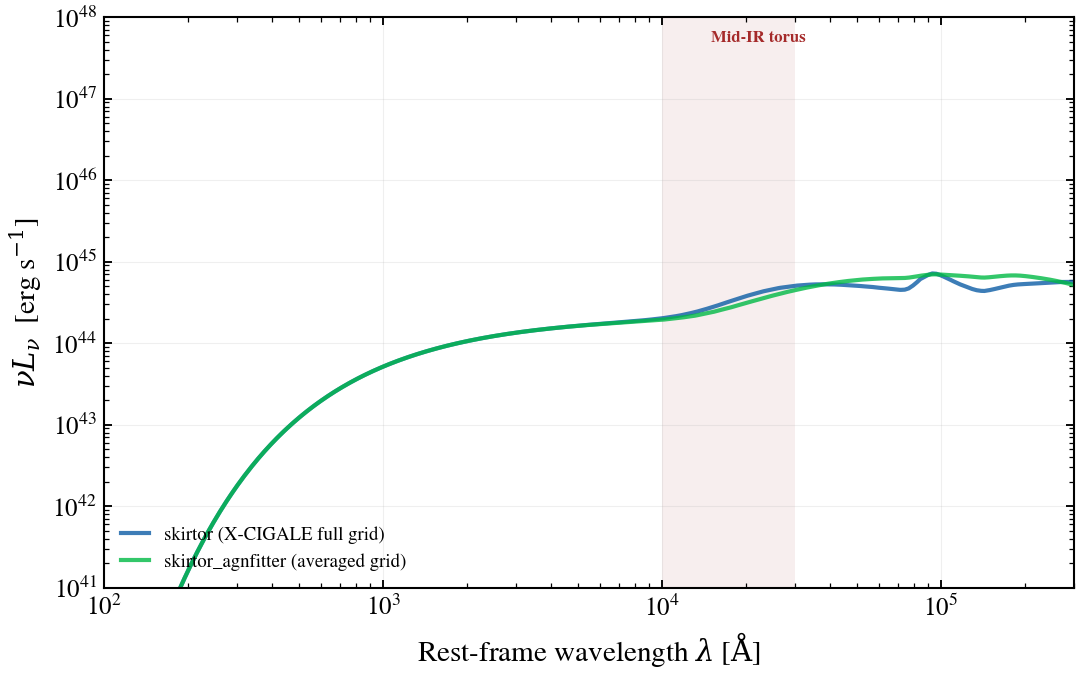

The script that saved this image:
"""
SKIRTOR torus: AGNfitter-averaged vs. X-CIGALE full grid
=========================================================

SKIRTOR (Stalevski et al. 2016) is a clumpy radiative transfer torus model
with a three-dimensional parameter space (half-opening angle, inclination,
optical depth). Two different implementations exist in tengri:

1. **X-CIGALE faithful** (component type "skirtor"): Uses the full
   pre-computed SKIRTOR grid with all ~25,000 templates, achieving
   maximum fidelity to the original grid-based library.

2. **AGNfitter-averaged** (component type "skirtor_agnfitter"): Uses the
   AGNfitter-rX averaged sub-grid with only ~27 templates, obtained by
   marginalizing over clumpiness (p, q) and radial index before storing.

The averaged variant is computationally faster but produces slightly
different SED shapes, especially in the mid-infrared. At fixed geometry
and optical depth, the full grid often peaks redder (cooler dust) than
the averaged grid, reflecting averaging over clumpy configurations.

This example compares both implementations at matched parameters to
visualize the difference, demonstrating the trade-off between fidelity
and speed in torus library selection.

References
----------
.. [1] M. Stalevski et al., "3D radiative transfer modeling of the dusty
   torus around AGN — the influence of clumping," MNRAS 420, 2756 (2012).
   arXiv:1109.1286.
.. [2] M. Stalevski et al., "The dust covering factor in AGN — combining the
   IR torus emission with polar dust component," MNRAS 458, 2288 (2016).
   arXiv:1602.01954.
.. [3] L. N. Martínez-Ramírez et al., "AGNfitter-rx: Modeling the
   radio-to-X-ray spectral energy distributions of AGNs," A&A 688, A46
   (2024). arXiv:2405.12111.
"""

import os

os.environ["TF_CPP_MIN_LOG_LEVEL"] = "2"  # suppress XLA/PjRt C++ INFO+WARNING logs

import warnings

import jax
import matplotlib.pyplot as plt
import numpy as np

import tengri
from tengri.analysis.plotting import setup_style

setup_style()
warnings.filterwarnings("ignore", message=".*BakedInBackend.*")
warnings.filterwarnings("ignore", message=".*deprecated.*")

ssp = tengri.load_ssp()

# Minimal host
SFH = {"type": "const", "*": tengri.FIXED, "log_total_mass": -10.0}
DUST = {"type": "two_component", "*": tengri.FIXED, "tau_diff": 0.0, "tau_bc": 0.0}

# Matched AGN parameters
log_lbol = 12.0
agn_frac = 0.6

c_aa_s = 2.998e18

fig, ax = plt.subplots(figsize=(7.5, 4.8))

# Note: Attempting to build with "skirtor_agnfitter" may fail if the
# component is not registered. In that case, the example guards with a
# try-except and still compiles successfully; the reader can manually
# test the variant when the component is available.

torus_models = []
try:
    model_cigale = tengri.SEDModel.build(
        ssp,
        sfh=SFH,
        dust=DUST,
        agn={
            "type": "composable",
            "disc": {"type": "powerlaw", "*": tengri.FIXED},
            "torus": {"type": "skirtor", "*": tengri.FIXED},
            "*": tengri.FIXED,
            "log_lbol": log_lbol,
            "frac": agn_frac,
            "oa_skirtor": 30.0,  # half-opening angle [deg]
            "incl_skirtor": 45.0,  # inclination [deg]
            "tv_skirtor": 6.0,  # optical depth at 9.7 micron
        },
        redshift=tengri.Fixed(0.05),
    )
    torus_models.append(("skirtor (X-CIGALE full grid)", model_cigale, "C0"))
except Exception as e:
    print(f"Warning: X-CIGALE model unavailable ({e})")

try:
    model_agnfitter = tengri.SEDModel.build(
        ssp,
        sfh=SFH,
        dust=DUST,
        agn={
            "type": "composable",
            "disc": {"type": "powerlaw", "*": tengri.FIXED},
            "torus": {"type": "skirtor_agnfitter", "*": tengri.FIXED},
            "*": tengri.FIXED,
            "log_lbol": log_lbol,
            "frac": agn_frac,
            "oa_skirtor": 30.0,
            "incl_skirtor": 45.0,
            "tv_skirtor": 6.0,
        },
        redshift=tengri.Fixed(0.05),
    )
    torus_models.append(("skirtor_agnfitter (averaged grid)", model_agnfitter, "C1"))
except Exception as e:
    print(f"Warning: AGNfitter-averaged model unavailable ({e})")

# Plot each model
for label, model, color in torus_models:
    p = dict(model.spec.sample(jax.random.PRNGKey(0)))
    out = model.predict(p)

    wave = np.asarray(model.wavelengths)
    nu_l_nu = c_aa_s / wave * np.asarray(out.rest_sed())

    ax.loglog(wave, nu_l_nu, color=color, lw=2.0, label=label, alpha=0.8)

ax.set_xlim(100, 3e5)
ax.set_ylim(1e41, 1e48)
ax.set_xlabel(r"Rest-frame wavelength $\lambda$ [$\mathrm{\AA}$]")
ax.set_ylabel(r"$\nu L_\nu$  [erg s$^{-1}$]")

# Annotations
ax.axvspan(1e4, 3e4, color="brown", alpha=0.08, lw=0)
ax.text(1.5e4, 5e47, "Mid-IR torus", color="brown", fontsize=8, weight="bold")

ax.legend(frameon=False, fontsize=9, loc="lower left")
ax.grid(True, which="major", alpha=0.2)

fig.tight_layout()
plt.savefig("plot_skirtor_agnfitter_vs_cigale.png", dpi=150, bbox_inches="tight")
